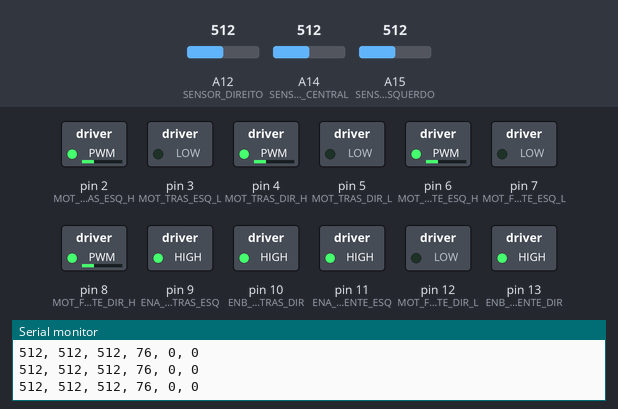
A sketch run on a simulated Arduino Mega 2560, built with avr-gcc and run on an emulated ATmega2560. Shown: switched loads named in the sketch (green lamp = pin HIGH), the last lines printed to the serial monitor. The test bench sets the inputs (shaded band); at power-on: A15 (SENSOR_ESQUERDO) = 512, A12 (SENSOR_DIREITO) = 512, A14 (SENSOR_CENTRAL) = 512.

Above: at 1.2 s.
1.3 s: A15 (SENSOR_ESQUERDO) set to 410
4.3 s: A15 (SENSOR_ESQUERDO) set to 382
At 5.2 s:
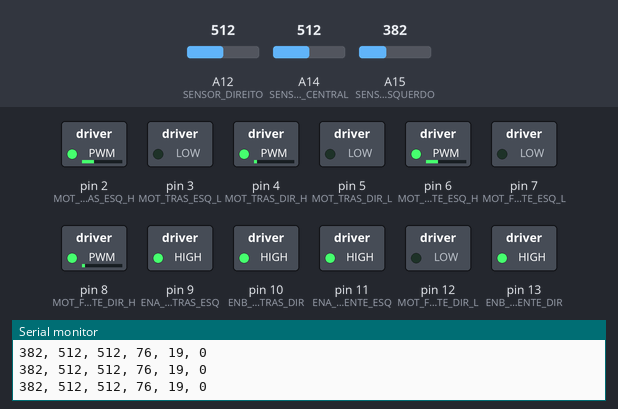
5.9 s: A12 (SENSOR_DIREITO) set to 262
At 7.2 s:
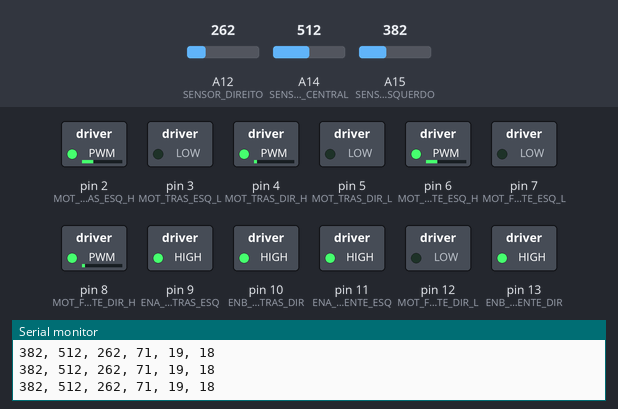
7.7 s: A12 (SENSOR_DIREITO) set to 240
At 8.6 s:
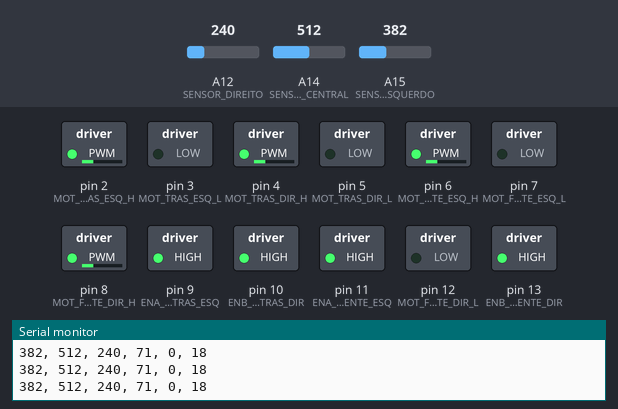
9.5 s: A14 (SENSOR_CENTRAL) set to 410
11.0 s: A14 (SENSOR_CENTRAL) set to 390
At 12.5 s:
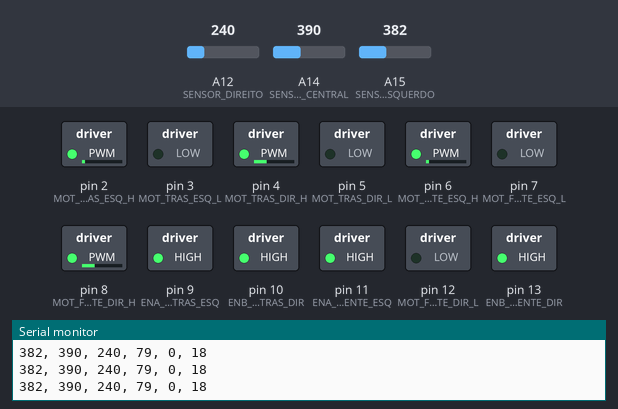
Timing chart, 0 to 13.7 s (numbered marks = the images above; inputs shaded):
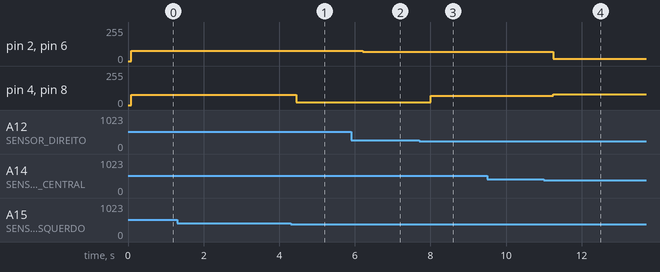

Measured:
- the behaviour switches between 400 and 399 on A15 (SENSOR_ESQUERDO) (found by bisection; images 0 and 1)
- the behaviour switches between 251 and 250 on A12 (SENSOR_DIREITO) (found by bisection; images 2 and 3)
- the behaviour switches between 400 and 399 on A14 (SENSOR_CENTRAL) (found by bisection; images 3 and 4)
- after the input at 4.3 s, pin 4 (MOT_TRAS_DIR_H), pin 8 (MOT_FRENTE_DIR_H): 76/255 → 19/255 after 0.16 s
- after the input at 5.9 s, pin 2 (MOT_TRAS_ESQ_H), pin 6 (MOT_FRENTE_ESQ_H): 76/255 → 71/255 after 0.31 s
- after the input at 7.7 s, pin 4 (MOT_TRAS_DIR_H), pin 8 (MOT_FRENTE_DIR_H): 19/255 → 71/255 after 0.31 s
- after the input at 11.0 s, pin 2 (MOT_TRAS_ESQ_H), pin 6 (MOT_FRENTE_ESQ_H): 71/255 → 18/255 after 0.25 s; pin 4 (MOT_TRAS_DIR_H), pin 8 (MOT_FRENTE_DIR_H): 71/255 → 79/255 after 0.25 s

The sketch:

Codigo_seguior_de_linha_fuzzy.ino
```cpp
/* ------------------------------------------------------------------------
PROJETO SEGUIDOR DE LINHA COM LÓGICA FUZZY

REALIZADO PARA AVALIAÇÃO NA MATÉRIA DE CONTROLE INTELIGENTE - PROF: IVAN
EQUIPE:
    JORGE PALMA
    VINICIUS BARRETO
    LEONARDO PESSOA
    BLENDA SANTANA
------------------------------------------------------------------------- */

#include <stdlib.h>
#include <FuzzyRule.h>
#include <FuzzyComposition.h>
#include <Fuzzy.h>
#include <FuzzyRuleConsequent.h>
#include <FuzzyOutput.h>
#include <FuzzyInput.h>
#include <FuzzyIO.h>
#include <FuzzySet.h>
#include <FuzzyRuleAntecedent.h>

// Definição dos pinos dos sensores
#define SENSOR_ESQUERDO A15
#define SENSOR_CENTRAL A14
#define SENSOR_DIREITO A12

#define VELOCIDADE_SUPER_LENTA_1 45
#define VELOCIDADE_SUPER_LENTA_2 50


// Definição dos pinos dos motores (Driver 1)
#define MOT_TRAS_ESQ_H 2
#define MOT_TRAS_ESQ_L 3
#define ENA_MOT_TRAS_ESQ 9
#define MOT_TRAS_DIR_H 4
#define MOT_TRAS_DIR_L 5
#define ENB_MOT_TRAS_DIR 10

// Definição dos pinos dos motores (Driver 2)
#define MOT_FRENTE_ESQ_H 6
#define MOT_FRENTE_ESQ_L 7
#define ENA_MOT_FRENTE_ESQ 11
#define MOT_FRENTE_DIR_H 8
#define MOT_FRENTE_DIR_L 12
#define ENB_MOT_FRENTE_DIR 13

int sensor_direito = 0;
int sensor_central = 0;
int sensor_esquerdo = 0;

// Criação do objeto fuzzy
Fuzzy *fuzzy = new Fuzzy();

void setup() {
  Serial.begin(9600);

  // Configuração dos pinos dos sensores como entrada
  pinMode(SENSOR_ESQUERDO, INPUT);
  pinMode(SENSOR_CENTRAL, INPUT);
  pinMode(SENSOR_DIREITO, INPUT);

  // Configuração dos pinos dos motores como saída
  pinMode(MOT_TRAS_ESQ_H, OUTPUT);
  pinMode(MOT_TRAS_ESQ_L, OUTPUT);
  pinMode(ENA_MOT_TRAS_ESQ, OUTPUT);
  pinMode(MOT_TRAS_DIR_H, OUTPUT);
  pinMode(MOT_TRAS_DIR_L, OUTPUT);
  pinMode(ENB_MOT_TRAS_DIR, OUTPUT);

  pinMode(MOT_FRENTE_ESQ_H, OUTPUT);
  pinMode(MOT_FRENTE_ESQ_L, OUTPUT);
  pinMode(ENA_MOT_FRENTE_ESQ, OUTPUT);
  pinMode(MOT_FRENTE_DIR_H, OUTPUT);
  pinMode(MOT_FRENTE_DIR_L, OUTPUT);
  pinMode(ENB_MOT_FRENTE_DIR, OUTPUT);

  digitalWrite(ENA_MOT_FRENTE_ESQ, HIGH);
  digitalWrite(MOT_FRENTE_ESQ_L, LOW);
  digitalWrite(ENA_MOT_TRAS_ESQ, HIGH);
  digitalWrite(MOT_TRAS_ESQ_L, LOW);
  digitalWrite(ENB_MOT_FRENTE_DIR, HIGH);
  digitalWrite(MOT_FRENTE_DIR_L, LOW);
  digitalWrite(ENB_MOT_TRAS_DIR, HIGH);
  digitalWrite(MOT_TRAS_DIR_L, LOW);

  /* ------------------------------------------------------
  Definindo variáveis fuzzy para os sensores da direita
  ---------------------------------------------------------*/
  FuzzyInput *SensorLinhaDireito = new FuzzyInput(1);

  FuzzySet *ForaLinhaDireito = new FuzzySet(0, 0, 210, 400);
  SensorLinhaDireito->addFuzzySet(ForaLinhaDireito);

  FuzzySet *DentroLinhaDireito = new FuzzySet(250, 630, 1020, 1020);
  SensorLinhaDireito->addFuzzySet(DentroLinhaDireito);

  fuzzy->addFuzzyInput(SensorLinhaDireito);

  /* ------------------------------------------------------
    Definindo variáveis fuzzy para os sensores do centro
  ---------------------------------------------------------*/
  FuzzyInput *SensorLinhaCentro = new FuzzyInput(2);

  FuzzySet *ForaLinhaCentro = new FuzzySet(0, 0, 210, 400);
  SensorLinhaCentro->addFuzzySet(ForaLinhaCentro);

  FuzzySet *DentroLinhaCentro = new FuzzySet(250, 630, 1020, 1020);
  SensorLinhaCentro->addFuzzySet(DentroLinhaCentro);

  fuzzy->addFuzzyInput(SensorLinhaCentro);

  /* ------------------------------------------------------
    Definindo variáveis fuzzy para os sensores da esquerda
  ---------------------------------------------------------*/
  FuzzyInput *SensorLinhaEsquerdo = new FuzzyInput(3);

  FuzzySet *ForaLinhaEsquerdo = new FuzzySet(0, 0, 210, 400);
  SensorLinhaEsquerdo->addFuzzySet(ForaLinhaEsquerdo);

  FuzzySet *DentroLinhaEsquerdo = new FuzzySet(250, 630, 1020, 1020);
  SensorLinhaEsquerdo->addFuzzySet(DentroLinhaEsquerdo);

  fuzzy->addFuzzyInput(SensorLinhaEsquerdo);

  /* ------------------------------------------------------
    Definição Variaveis Fuzzy Saida de Velocidade
  ---------------------------------------------------------*/
  FuzzyOutput *Velocidade = new FuzzyOutput(1);

  FuzzySet *MuitoLento = new FuzzySet(0, 0, 35, 40); // 0
  Velocidade->addFuzzySet(MuitoLento);

  FuzzySet *Lento = new FuzzySet(30, 54, 63, 70); // 104
  Velocidade->addFuzzySet(Lento);

  FuzzySet *Normal = new FuzzySet(54, 69, 88, 97); // 136
  Velocidade->addFuzzySet(Normal);

  FuzzySet *Rapido = new FuzzySet(80, 100, 150, 150); // 223
  Velocidade->addFuzzySet(Rapido);

  fuzzy->addFuzzyOutput(Velocidade);

  /* ------------------------------------------------------
    Variaveis de Saida do Motor Direito
  ---------------------------------------------------------*/
  FuzzyOutput *VelocidadeAjusteDireita = new FuzzyOutput(2);

  FuzzySet *MuitoLentoAjusteDireita = new FuzzySet(0, 0, 25, 40); //0
  VelocidadeAjusteDireita->addFuzzySet(MuitoLentoAjusteDireita);

  FuzzySet *LentoAjusteDireita = new FuzzySet(30, 54, 63, 70); //140
  VelocidadeAjusteDireita->addFuzzySet(LentoAjusteDireita);

  FuzzySet *NormalAjusteDireita = new FuzzySet(80, 95, 101, 110); //170
  VelocidadeAjusteDireita->addFuzzySet(NormalAjusteDireita);

  FuzzySet *RapidoAjusteDireita = new FuzzySet(100, 125, 170, 170); //240
  VelocidadeAjusteDireita->addFuzzySet(RapidoAjusteDireita);

  fuzzy->addFuzzyOutput(VelocidadeAjusteDireita);

  /* ------------------------------------------------------
    Variaveis de Saida do Motor Esquerdo
  ---------------------------------------------------------*/
  FuzzyOutput *VelocidadeAjusteEsquerda = new FuzzyOutput(3);

  FuzzySet *MuitoLentoAjusteEsquerda = new FuzzySet(0, 0, 25, 40);
  VelocidadeAjusteEsquerda->addFuzzySet(MuitoLentoAjusteEsquerda);

  FuzzySet *LentoAjusteEsquerda = new FuzzySet(30, 54, 63, 70); //140
  VelocidadeAjusteEsquerda->addFuzzySet(LentoAjusteEsquerda);

  FuzzySet *NormalAjusteEsquerda = new FuzzySet(80, 95, 101, 110); //170
  VelocidadeAjusteEsquerda->addFuzzySet(NormalAjusteEsquerda);

  FuzzySet *RapidoAjusteEsquerda = new FuzzySet(115, 125, 135, 145); //240
  VelocidadeAjusteEsquerda->addFuzzySet(RapidoAjusteEsquerda);

  fuzzy->addFuzzyOutput(VelocidadeAjusteEsquerda);

  /* ------------------------------------------------------
    Regra 1 - Centro detecta full, esquerda e direita não detectam nada
  ---------------------------------------------------------*/
  FuzzyRuleAntecedent *ifSensorCentralDentroAndSensorEsquerdoFora = new FuzzyRuleAntecedent();
  ifSensorCentralDentroAndSensorEsquerdoFora->joinWithAND(DentroLinhaCentro, ForaLinhaEsquerdo);

  FuzzyRuleAntecedent *ifSensorDireitoForaAndSensorCentralDentroAndSensorEsquerdoFora = new FuzzyRuleAntecedent();
  ifSensorDireitoForaAndSensorCentralDentroAndSensorEsquerdoFora->joinWithAND(ForaLinhaDireito, ifSensorCentralDentroAndSensorEsquerdoFora);

  FuzzyRuleConsequent *velocidade1 = new FuzzyRuleConsequent();
  velocidade1->addOutput(Lento);

  FuzzyRule *fuzzyRule1 = new FuzzyRule(1, ifSensorDireitoForaAndSensorCentralDentroAndSensorEsquerdoFora, velocidade1);
  fuzzy->addFuzzyRule(fuzzyRule1);


  /* ------------------------------------------------------
    Regra 2 - Centro e esquerda detectam, e direita não detecta nada, simulando uma curva suave
  ---------------------------------------------------------*/
  FuzzyRuleAntecedent *ifSensorCentralDentroAndSensorEsquerdoDentro = new FuzzyRuleAntecedent();
  ifSensorCentralDentroAndSensorEsquerdoDentro->joinWithAND(DentroLinhaCentro, DentroLinhaEsquerdo);

  FuzzyRuleAntecedent *ifSensorDireitoForaAndSensorCentralDentroAndSensorEsquerdoDentro = new FuzzyRuleAntecedent();
  ifSensorDireitoForaAndSensorCentralDentroAndSensorEsquerdoDentro->joinWithAND(ForaLinhaDireito, ifSensorCentralDentroAndSensorEsquerdoDentro);

  FuzzyRuleConsequent *velocidade2 = new FuzzyRuleConsequent();
  velocidade2->addOutput(Normal);
  velocidade2->addOutput(MuitoLentoAjusteEsquerda);         //LENTOAJUSTEESQUERDA (2) E LENTOAJUSTEDIREITA(4)

  FuzzyRule *fuzzyRule2 = new FuzzyRule(2, ifSensorDireitoForaAndSensorCentralDentroAndSensorEsquerdoDentro, velocidade2);
  fuzzy->addFuzzyRule(fuzzyRule2);

  /* ------------------------------------------------------
    Regra 3 - Esquerda detecta, centro e direita não detectam nada, simulando uma curva brusca
  ---------------------------------------------------------*/
  FuzzyRuleAntecedent *ifSensorCentralForaAndSensorEsquerdoDentro = new FuzzyRuleAntecedent();
  ifSensorCentralForaAndSensorEsquerdoDentro->joinWithAND(ForaLinhaCentro, DentroLinhaEsquerdo);

  FuzzyRuleAntecedent *ifSensorDireitoForaAndSensorCentralForaAndSensorEsquerdoDentro = new FuzzyRuleAntecedent();
  ifSensorDireitoForaAndSensorCentralForaAndSensorEsquerdoDentro->joinWithAND(ForaLinhaDireito, ifSensorCentralForaAndSensorEsquerdoDentro);

  FuzzyRuleConsequent *velocidade3 = new FuzzyRuleConsequent();
  velocidade3->addOutput(Rapido);
  velocidade3->addOutput(MuitoLentoAjusteEsquerda);

  FuzzyRule *fuzzyRule3 = new FuzzyRule(3, ifSensorDireitoForaAndSensorCentralForaAndSensorEsquerdoDentro, velocidade3);
  fuzzy->addFuzzyRule(fuzzyRule3);

  /* ------------------------------------------------------
    Regra 4 - Centro e direita detectam, e esquerda não detecta nada, simulando uma curva suave
  ---------------------------------------------------------*/
  FuzzyRuleAntecedent *ifSensorCentralDentroAndSensorDireitoDentro = new FuzzyRuleAntecedent();
  ifSensorCentralDentroAndSensorDireitoDentro->joinWithAND(DentroLinhaCentro, DentroLinhaDireito);

  FuzzyRuleAntecedent *ifSensorEsquerdoForaAndSensorCentralDentroAndSensorDireitoDentro = new FuzzyRuleAntecedent();
  ifSensorEsquerdoForaAndSensorCentralDentroAndSensorDireitoDentro->joinWithAND(ForaLinhaEsquerdo, ifSensorCentralDentroAndSensorDireitoDentro);

  FuzzyRuleConsequent *velocidade4 = new FuzzyRuleConsequent();
  velocidade4->addOutput(Normal);
  velocidade4->addOutput(MuitoLentoAjusteDireita);

  FuzzyRule *fuzzyRule4 = new FuzzyRule(4, ifSensorEsquerdoForaAndSensorCentralDentroAndSensorDireitoDentro, velocidade4);
  fuzzy->addFuzzyRule(fuzzyRule4);

  /* ------------------------------------------------------
    Regra 5 - Direita detecta, centro e esquerda não detectam nada, simulando uma curva brusca
  ---------------------------------------------------------*/
  FuzzyRuleAntecedent *ifSensorCentralForaAndSensorDireitoDentro = new FuzzyRuleAntecedent();
  ifSensorCentralForaAndSensorDireitoDentro->joinWithAND(ForaLinhaCentro, DentroLinhaDireito);

  FuzzyRuleAntecedent *ifSensorEsquerdoForaAndSensorCentralForaAndSensorDireitoDentro = new FuzzyRuleAntecedent();
  ifSensorEsquerdoForaAndSensorCentralForaAndSensorDireitoDentro->joinWithAND(ForaLinhaEsquerdo, ifSensorCentralForaAndSensorDireitoDentro);

  FuzzyRuleConsequent *velocidade5 = new FuzzyRuleConsequent();
  velocidade5->addOutput(Rapido);
  velocidade5->addOutput(MuitoLentoAjusteDireita);

  FuzzyRule *fuzzyRule5 = new FuzzyRule(5, ifSensorEsquerdoForaAndSensorCentralForaAndSensorDireitoDentro, velocidade5);
  fuzzy->addFuzzyRule(fuzzyRule5);

  /* ------------------------------------------------------
    Regra 6 - Centro, esquerda e direita detecta full
  ---------------------------------------------------------*/
  FuzzyRuleAntecedent *ifSensorDireitoDentroAndSensorCentralDentroAndSensorEsquerdoDentro = new FuzzyRuleAntecedent();
  ifSensorDireitoDentroAndSensorCentralDentroAndSensorEsquerdoDentro->joinWithAND(DentroLinhaDireito, ifSensorCentralDentroAndSensorEsquerdoDentro);

  FuzzyRuleConsequent *velocidade6 = new FuzzyRuleConsequent();
  velocidade6->addOutput(Normal);

  FuzzyRule *fuzzyRule6 = new FuzzyRule(6, ifSensorDireitoDentroAndSensorCentralDentroAndSensorEsquerdoDentro, velocidade6);
  fuzzy->addFuzzyRule(fuzzyRule6);
}

void loop() {
  // Realizando a leitura dos sensores
  sensor_direito = analogRead(SENSOR_DIREITO);
  sensor_central = analogRead(SENSOR_CENTRAL);
  sensor_esquerdo = analogRead(SENSOR_ESQUERDO);

  Serial.print(sensor_esquerdo);Serial.print(", ");
  Serial.print(sensor_central);Serial.print(", ");
  Serial.print(sensor_direito);Serial.print(", ");

  //Serial.println("");

  // Realizando o set das inputs fuzzy
  fuzzy->setInput(1, sensor_direito);
  fuzzy->setInput(2, sensor_central);
  fuzzy->setInput(3, sensor_esquerdo);

  // Habilitando proecessamento das regras fuzzy
  fuzzy->fuzzify();

  // Obter os valores de saída fuzzy
  int velocidade = fuzzy->defuzzify(1);

  int velocidade_ajuste_direita = fuzzy->defuzzify(2);
  int velocidade_ajuste_esquerda = fuzzy->defuzzify(3);

  Serial.print(velocidade);Serial.print(", ");
  Serial.print(velocidade_ajuste_direita);Serial.print(", ");
  Serial.print(velocidade_ajuste_esquerda);
  Serial.println("");

  // TESTE
  //velocidade = 100;
  if (fuzzy->isFiredRule(1))
  {
    // Configurando a velocidade do lado esquerdo do carrinho
    analogWrite(MOT_FRENTE_ESQ_H, velocidade);
    analogWrite(MOT_TRAS_ESQ_H, velocidade);
    analogWrite(MOT_FRENTE_DIR_H, velocidade);
    analogWrite(MOT_TRAS_DIR_H, velocidade);
  }
  else if (fuzzy->isFiredRule(2))
  {
    // Configurando a velocidade do lado esquerdo do carrinho
    analogWrite(MOT_FRENTE_ESQ_H, velocidade_ajuste_esquerda);
    analogWrite(MOT_TRAS_ESQ_H, velocidade_ajuste_esquerda);
    analogWrite(MOT_FRENTE_DIR_H, velocidade);
    analogWrite(MOT_TRAS_DIR_H, velocidade);
  }
  if (fuzzy->isFiredRule(3))
  {
    // Configurando a velocidade do lado esquerdo do carrinho
    analogWrite(MOT_FRENTE_ESQ_H, velocidade_ajuste_esquerda);
    analogWrite(MOT_TRAS_ESQ_H, velocidade_ajuste_esquerda);
    analogWrite(MOT_FRENTE_DIR_H, velocidade);
    analogWrite(MOT_TRAS_DIR_H, velocidade);
  }
  else if (fuzzy->isFiredRule(4))
  {
    // Configurando a velocidade do lado esquerdo do carrinho
    analogWrite(MOT_FRENTE_ESQ_H, velocidade);
    analogWrite(MOT_TRAS_ESQ_H, velocidade);
    analogWrite(MOT_FRENTE_DIR_H, velocidade_ajuste_direita);
    analogWrite(MOT_TRAS_DIR_H, velocidade_ajuste_direita);
  }
  else if (fuzzy->isFiredRule(5))
  {
    // Configurando a velocidade do lado esquerdo do carrinho
    analogWrite(MOT_FRENTE_ESQ_H, velocidade);
    analogWrite(MOT_TRAS_ESQ_H, velocidade);
    analogWrite(MOT_FRENTE_DIR_H, velocidade_ajuste_direita);
    analogWrite(MOT_TRAS_DIR_H, velocidade_ajuste_direita);
  }
  else if (fuzzy->isFiredRule(6))
  {
    // Configurando a velocidade do lado esquerdo do carrinho
    analogWrite(MOT_FRENTE_ESQ_H, velocidade);
    analogWrite(MOT_TRAS_ESQ_H, velocidade);
    analogWrite(MOT_FRENTE_DIR_H, velocidade);
    analogWrite(MOT_TRAS_DIR_H, velocidade);
  }
}
```
